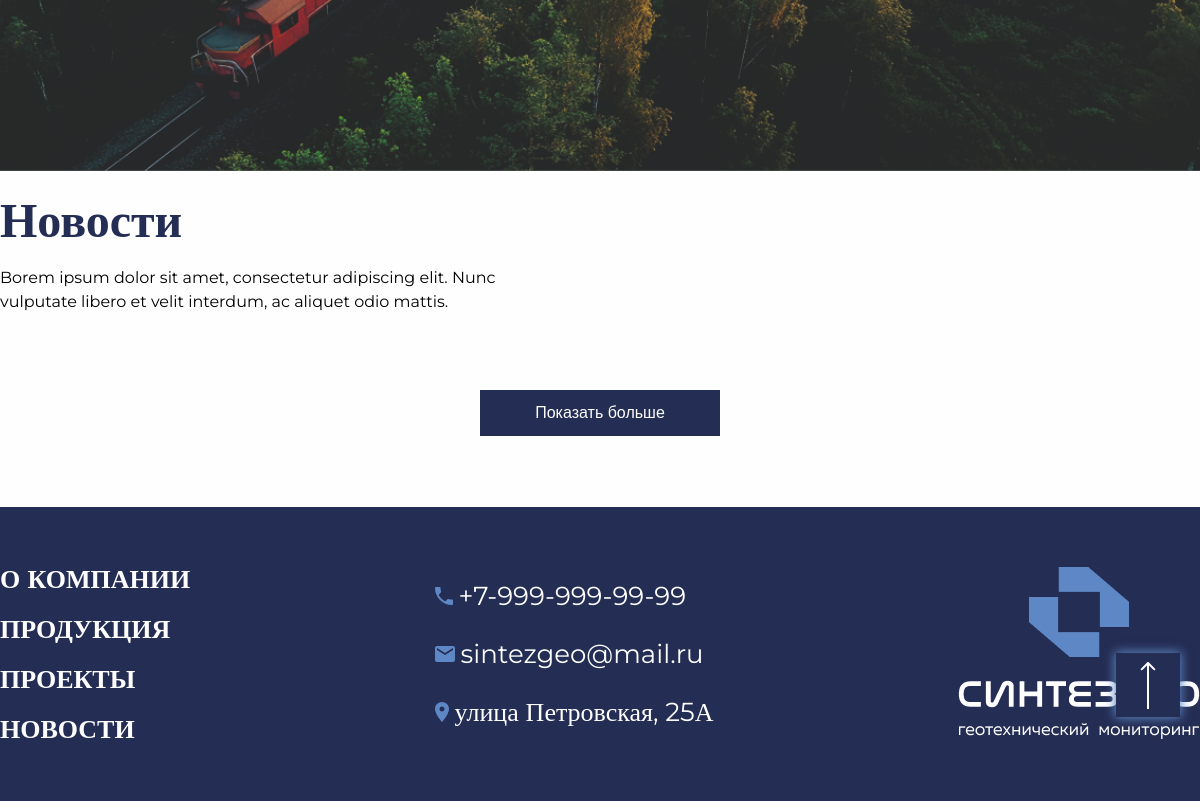
The page /news/ (lower part) on the database as committed earlier.
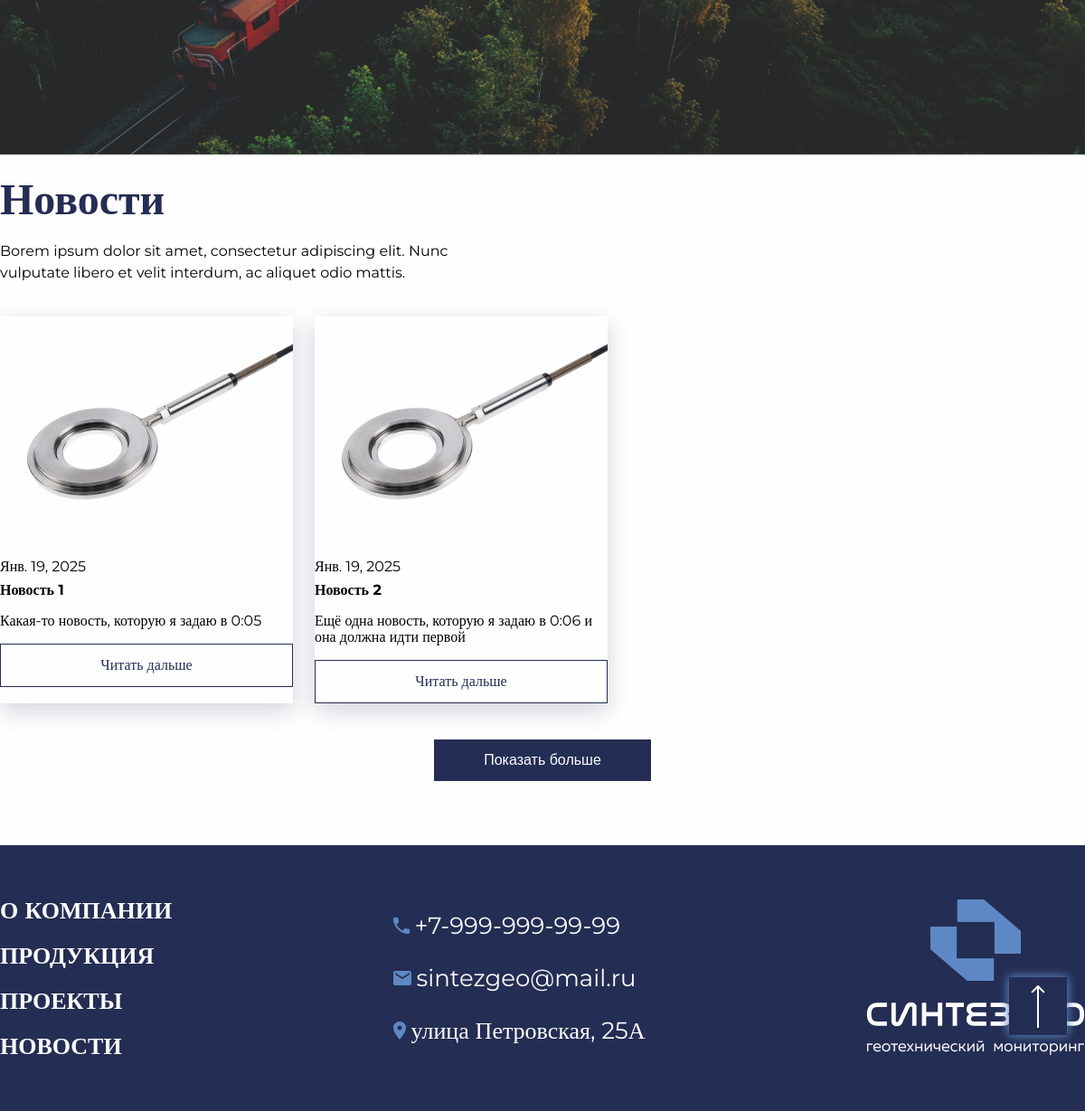
The same page on the database as committed later.
### content/models.py (models this page shows, shortened)
class New(models.Model):
    name = models.CharField(
        max_length=256,
        verbose_name='Заголовок новости')
    pub_date = models.DateField(
        verbose_name='Дата выхода новости',
        auto_now_add=True)
    text = models.TextField(
        verbose_name='Текст новости')
    image = models.ImageField(
        upload_to='news_images/',
        null=True,
        default=None,
        verbose_name='Фотография новости')
    video = models.FileField(
        upload_to='news_videos/',
        null=True,
        blank=True,
        verbose_name='Видео новости')
    class Meta:
        verbose_name = 'Новость'
        verbose_name_plural = 'Новости'

### api/views.py (the view)
# urls.py: path('news/', news_view, name='news'),
def news_view(request):
    news = New.objects.all().order_by('-pub_date')
    return render(request, 'main/news.html', {'news': news})

### templates/main/news.html (shortened to what this page needs)
{% extends 'main/base.html' %}
{% load static %}
{% block content %}
<a href="#top" class="button-up">
    <img src="{% static 'main/src/icon/arrow_up.svg' %}" alt="Наверх" class="button-up__img">
</a>
<section class="banner">
</section>
<section class="news">
    <div class="container no-overflow">
        <h2 class="section__title news__title">
            <a href="#" class="section__title__link">
                Новости
            </a>
        </h2>
        <h4 class="section__subtitle news__subtitle">Borem ipsum dolor sit amet, consectetur adipiscing elit. Nunc
          vulputate libero et velit interdum, ac aliquet odio mattis.</h4>
        <div class="news__grid">
            <div class="news__row">
                {% for article in news %}
                    <div class="card card_shadow">
                        <div class="card__prev">
                            {% if article.image %}
                            <img src="{{ article.image.url }}" alt="card__prev-img">
                            {% endif %}
                        </div>
                        <div class="card__content ">
                            <div class="card__timestamp">{{ article.pub_date }}</div>
                            <div class="card__title card__title_news">{{ article.name }}</div>
                            <div class="card__desc">{{ article.text|truncatewords:30 }}</div>
                            <a href="{% url 'news_detail' article.id %}" class="button button__accent__light card__button">
                                <span>
                                    Читать дальше
                                </span>
                            </a>
                        </div>
                    </div>
                {% endfor %}
            </div>
        </div>
        <div class="news__button__wrapper">
            <button class="button button__accent news__button__more">
                <span>
                    Показать больше
                </span>
            </button>
        </div>
    </div>
</section>
{% endblock %}

Rows that differ between the two databases and show on the page:
added New: image (picture), pub_date "Янв. 19, 2025", name "Новость 1", text "Какая-то новость, которую я задаю в 0:05"
added New: image (picture), pub_date "Янв. 19, 2025", name "Новость 2", text "Ещё одна новость, которую я задаю в 0:06 и она должна идти первой"
